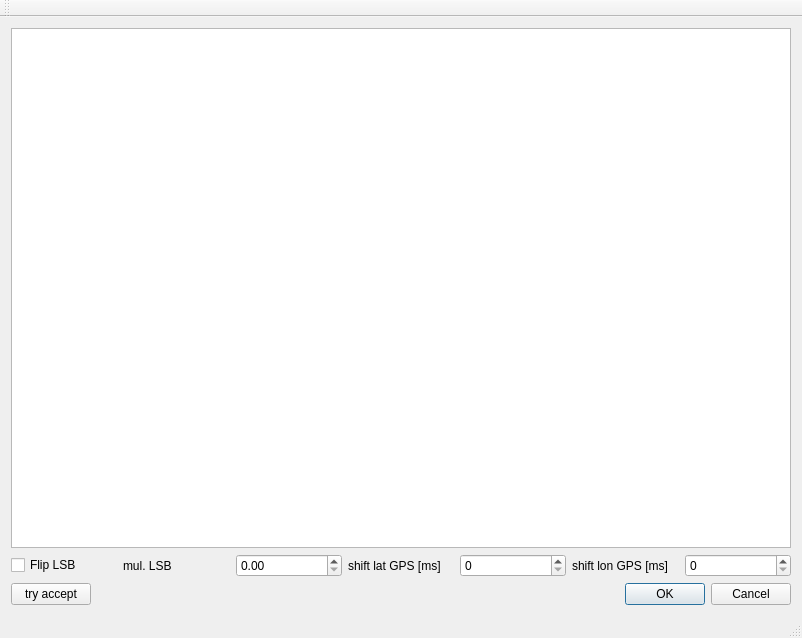
<?xml version="1.0" encoding="UTF-8"?>
<ui version="4.0">
 <class>MainWindow</class>
 <widget class="QMainWindow" name="MainWindow">
  <property name="geometry">
   <rect>
    <x>0</x>
    <y>0</y>
    <width>802</width>
    <height>638</height>
   </rect>
  </property>
  <property name="acceptDrops">
   <bool>true</bool>
  </property>
  <property name="windowTitle">
   <string>MainWindow</string>
  </property>
  <widget class="QWidget" name="centralWidget">
   <layout class="QVBoxLayout" name="verticalLayout">
    <item>
     <widget class="QTableView" name="tableView_system"/>
    </item>
    <item>
     <layout class="QHBoxLayout" name="horizontalLayout_2">
      <item>
       <widget class="QCheckBox" name="checkBox_fliplsb">
        <property name="text">
         <string>Flip LSB</string>
        </property>
       </widget>
      </item>
      <item>
       <widget class="QLabel" name="label_3">
        <property name="text">
         <string>mul. LSB</string>
        </property>
       </widget>
      </item>
      <item>
       <widget class="QDoubleSpinBox" name="doubleSpinBox_mul_LSB"/>
      </item>
      <item>
       <widget class="QLabel" name="label">
        <property name="text">
         <string>shift lat GPS [ms]</string>
        </property>
       </widget>
      </item>
      <item>
       <widget class="QSpinBox" name="spinBox_shift_x_gps"/>
      </item>
      <item>
       <widget class="QLabel" name="label_2">
        <property name="text">
         <string>shift lon GPS [ms]</string>
        </property>
       </widget>
      </item>
      <item>
       <widget class="QSpinBox" name="spinBox_shift_y_gps"/>
      </item>
     </layout>
    </item>
    <item>
     <layout class="QHBoxLayout" name="horizontalLayout">
      <item>
       <widget class="QPushButton" name="pushButton_accept">
        <property name="text">
         <string>try accept</string>
        </property>
       </widget>
      </item>
      <item>
       <widget class="QLabel" name="proceed_label">
        <property name="text">
         <string/>
        </property>
       </widget>
      </item>
      <item>
       <widget class="QDialogButtonBox" name="buttonBox">
        <property name="standardButtons">
         <set>QDialogButtonBox::Cancel|QDialogButtonBox::Ok</set>
        </property>
       </widget>
      </item>
     </layout>
    </item>
   </layout>
  </widget>
  <widget class="QMenuBar" name="menuBar">
   <property name="geometry">
    <rect>
     <x>0</x>
     <y>0</y>
     <width>802</width>
     <height>34</height>
    </rect>
   </property>
  </widget>
  <widget class="QToolBar" name="mainToolBar">
   <attribute name="toolBarArea">
    <enum>TopToolBarArea</enum>
   </attribute>
   <attribute name="toolBarBreak">
    <bool>false</bool>
   </attribute>
  </widget>
  <widget class="QStatusBar" name="statusBar"/>
 </widget>
 <layoutdefault spacing="6" margin="11"/>
 <resources/>
 <connections/>
</ui>
